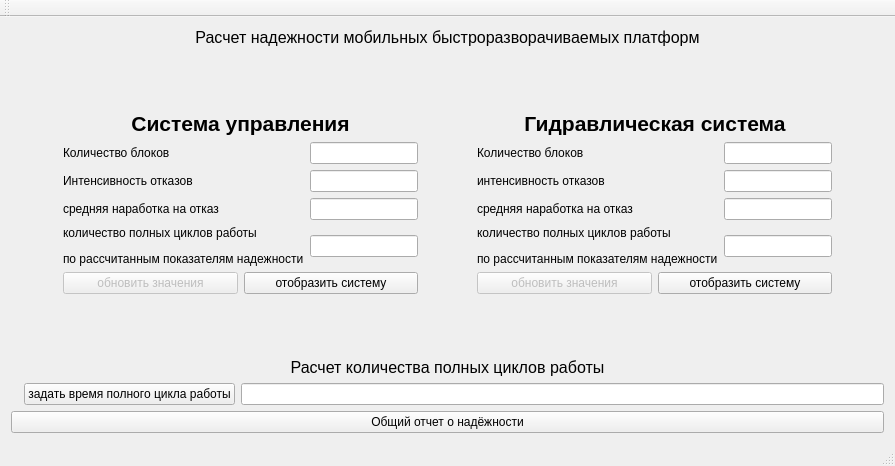
<?xml version="1.0" encoding="UTF-8"?>
<ui version="4.0">
 <class>MainWindow</class>
 <widget class="QMainWindow" name="MainWindow">
  <property name="geometry">
   <rect>
    <x>0</x>
    <y>0</y>
    <width>895</width>
    <height>466</height>
   </rect>
  </property>
  <property name="windowTitle">
   <string>MainWindow</string>
  </property>
  <widget class="QWidget" name="centralWidget">
   <layout class="QVBoxLayout" name="verticalLayout">
    <item>
     <widget class="QLabel" name="label_12">
      <property name="text">
       <string>&lt;html&gt;&lt;head/&gt;&lt;body&gt;&lt;p align=&quot;center&quot;&gt;&lt;span style=&quot; font-size:12pt;&quot;&gt;Расчет надежности мобильных быстроразворачиваемых платформ&lt;/span&gt;&lt;/p&gt;&lt;/body&gt;&lt;/html&gt;</string>
      </property>
     </widget>
    </item>
    <item>
     <spacer name="verticalSpacer">
      <property name="orientation">
       <enum>Qt::Vertical</enum>
      </property>
      <property name="sizeHint" stdset="0">
       <size>
        <width>17</width>
        <height>25</height>
       </size>
      </property>
     </spacer>
    </item>
    <item>
     <layout class="QHBoxLayout" name="horizontalLayout_6">
      <item>
       <spacer name="horizontalSpacer">
        <property name="orientation">
         <enum>Qt::Horizontal</enum>
        </property>
        <property name="sizeHint" stdset="0">
         <size>
          <width>40</width>
          <height>20</height>
         </size>
        </property>
       </spacer>
      </item>
      <item>
       <layout class="QGridLayout" name="gridLayout_2">
        <item row="0" column="0">
         <layout class="QHBoxLayout" name="horizontalLayout">
          <item>
           <spacer name="horizontalSpacer_5">
            <property name="orientation">
             <enum>Qt::Horizontal</enum>
            </property>
            <property name="sizeHint" stdset="0">
             <size>
              <width>40</width>
              <height>20</height>
             </size>
            </property>
           </spacer>
          </item>
          <item>
           <widget class="QLabel" name="label_9">
            <property name="text">
             <string>&lt;html&gt;&lt;head/&gt;&lt;body&gt;&lt;p align=&quot;center&quot;&gt;&lt;span style=&quot; font-size:16pt; font-weight:600;&quot;&gt;Система управления&lt;/span&gt;&lt;/p&gt;&lt;/body&gt;&lt;/html&gt;</string>
            </property>
           </widget>
          </item>
          <item>
           <spacer name="horizontalSpacer_6">
            <property name="orientation">
             <enum>Qt::Horizontal</enum>
            </property>
            <property name="sizeHint" stdset="0">
             <size>
              <width>40</width>
              <height>20</height>
             </size>
            </property>
           </spacer>
          </item>
         </layout>
        </item>
        <item row="1" column="0">
         <layout class="QGridLayout" name="gridLayout">
          <item row="0" column="0">
           <widget class="QLabel" name="label">
            <property name="text">
             <string>Количество блоков</string>
            </property>
           </widget>
          </item>
          <item row="0" column="1">
           <widget class="QLineEdit" name="blockNumbLineC"/>
          </item>
          <item row="1" column="0">
           <widget class="QLabel" name="label_2">
            <property name="text">
             <string>&lt;html&gt;&lt;head/&gt;&lt;body&gt;&lt;p&gt;Интенсивность отказов&lt;/p&gt;&lt;/body&gt;&lt;/html&gt;</string>
            </property>
           </widget>
          </item>
          <item row="1" column="1">
           <widget class="QLineEdit" name="intensityLineC">
            <property name="enabled">
             <bool>true</bool>
            </property>
            <property name="readOnly">
             <bool>true</bool>
            </property>
           </widget>
          </item>
          <item row="2" column="0">
           <widget class="QLabel" name="label_3">
            <property name="text">
             <string>средняя наработка на отказ</string>
            </property>
           </widget>
          </item>
          <item row="2" column="1">
           <widget class="QLineEdit" name="middleLineC">
            <property name="readOnly">
             <bool>true</bool>
            </property>
           </widget>
          </item>
          <item row="3" column="0">
           <widget class="QLabel" name="label_11">
            <property name="text">
             <string>&lt;html&gt;&lt;head/&gt;&lt;body&gt;&lt;p&gt;количество полных циклов работы &lt;/p&gt;&lt;p&gt;по рассчитанным показателям надежности&lt;/p&gt;&lt;/body&gt;&lt;/html&gt;</string>
            </property>
           </widget>
          </item>
          <item row="3" column="1">
           <widget class="QLineEdit" name="lineEdit_4">
            <property name="readOnly">
             <bool>true</bool>
            </property>
           </widget>
          </item>
         </layout>
        </item>
        <item row="2" column="0">
         <layout class="QHBoxLayout" name="horizontalLayout_3">
          <item>
           <widget class="QPushButton" name="controlButUpdate">
            <property name="enabled">
             <bool>false</bool>
            </property>
            <property name="text">
             <string>обновить значения</string>
            </property>
           </widget>
          </item>
          <item>
           <widget class="QPushButton" name="controlButShow">
            <property name="text">
             <string>отобразить систему</string>
            </property>
           </widget>
          </item>
         </layout>
        </item>
       </layout>
      </item>
      <item>
       <spacer name="horizontalSpacer_2">
        <property name="orientation">
         <enum>Qt::Horizontal</enum>
        </property>
        <property name="sizeHint" stdset="0">
         <size>
          <width>40</width>
          <height>20</height>
         </size>
        </property>
       </spacer>
      </item>
      <item>
       <layout class="QGridLayout" name="gridLayout_4">
        <item row="0" column="0">
         <layout class="QHBoxLayout" name="horizontalLayout_2">
          <item>
           <spacer name="horizontalSpacer_7">
            <property name="orientation">
             <enum>Qt::Horizontal</enum>
            </property>
            <property name="sizeHint" stdset="0">
             <size>
              <width>40</width>
              <height>20</height>
             </size>
            </property>
           </spacer>
          </item>
          <item>
           <widget class="QLabel" name="label_10">
            <property name="text">
             <string>&lt;html&gt;&lt;head/&gt;&lt;body&gt;&lt;p align=&quot;center&quot;&gt;&lt;span style=&quot; font-size:16pt; font-weight:600;&quot;&gt;Гидравлическая система&lt;/span&gt;&lt;/p&gt;&lt;/body&gt;&lt;/html&gt;</string>
            </property>
           </widget>
          </item>
          <item>
           <spacer name="horizontalSpacer_8">
            <property name="orientation">
             <enum>Qt::Horizontal</enum>
            </property>
            <property name="sizeHint" stdset="0">
             <size>
              <width>40</width>
              <height>20</height>
             </size>
            </property>
           </spacer>
          </item>
         </layout>
        </item>
        <item row="1" column="0">
         <layout class="QGridLayout" name="gridLayout_3">
          <item row="1" column="0">
           <widget class="QLabel" name="label_6">
            <property name="text">
             <string>интенсивность отказов</string>
            </property>
           </widget>
          </item>
          <item row="0" column="0">
           <widget class="QLabel" name="label_5">
            <property name="text">
             <string>Количество блоков</string>
            </property>
           </widget>
          </item>
          <item row="1" column="1">
           <widget class="QLineEdit" name="intensityLineG">
            <property name="readOnly">
             <bool>true</bool>
            </property>
           </widget>
          </item>
          <item row="0" column="1">
           <widget class="QLineEdit" name="blockNumbLineG"/>
          </item>
          <item row="2" column="1">
           <widget class="QLineEdit" name="middleLineG">
            <property name="readOnly">
             <bool>true</bool>
            </property>
           </widget>
          </item>
          <item row="3" column="0">
           <widget class="QLabel" name="label_8">
            <property name="text">
             <string>&lt;html&gt;&lt;head/&gt;&lt;body&gt;&lt;p&gt;количество полных циклов работы &lt;/p&gt;&lt;p&gt;по рассчитанным показателям надежности&lt;/p&gt;&lt;/body&gt;&lt;/html&gt;</string>
            </property>
           </widget>
          </item>
          <item row="2" column="0">
           <widget class="QLabel" name="label_7">
            <property name="text">
             <string>средняя наработка на отказ</string>
            </property>
           </widget>
          </item>
          <item row="3" column="1">
           <widget class="QLineEdit" name="lineEdit_8">
            <property name="readOnly">
             <bool>true</bool>
            </property>
           </widget>
          </item>
         </layout>
        </item>
        <item row="2" column="0">
         <layout class="QHBoxLayout" name="horizontalLayout_5">
          <item>
           <widget class="QPushButton" name="gidravlButUpdate">
            <property name="enabled">
             <bool>false</bool>
            </property>
            <property name="text">
             <string>обновить значения</string>
            </property>
           </widget>
          </item>
          <item>
           <widget class="QPushButton" name="gidravlButShow">
            <property name="text">
             <string>отобразить систему</string>
            </property>
           </widget>
          </item>
         </layout>
        </item>
       </layout>
      </item>
      <item>
       <spacer name="horizontalSpacer_3">
        <property name="orientation">
         <enum>Qt::Horizontal</enum>
        </property>
        <property name="sizeHint" stdset="0">
         <size>
          <width>40</width>
          <height>20</height>
         </size>
        </property>
       </spacer>
      </item>
     </layout>
    </item>
    <item>
     <spacer name="verticalSpacer_3">
      <property name="orientation">
       <enum>Qt::Vertical</enum>
      </property>
      <property name="sizeHint" stdset="0">
       <size>
        <width>20</width>
        <height>25</height>
       </size>
      </property>
     </spacer>
    </item>
    <item>
     <widget class="QLabel" name="label_13">
      <property name="text">
       <string>&lt;html&gt;&lt;head/&gt;&lt;body&gt;&lt;p align=&quot;center&quot;&gt;&lt;span style=&quot; font-size:12pt;&quot;&gt;Расчет количества полных циклов работы&lt;/span&gt;&lt;/p&gt;&lt;/body&gt;&lt;/html&gt;</string>
      </property>
     </widget>
    </item>
    <item>
     <layout class="QHBoxLayout" name="horizontalLayout_4">
      <item>
       <widget class="QLabel" name="label_4">
        <property name="text">
         <string/>
        </property>
       </widget>
      </item>
      <item>
       <widget class="QPushButton" name="pushButton_3">
        <property name="text">
         <string>задать время полного цикла работы</string>
        </property>
       </widget>
      </item>
      <item>
       <widget class="QLineEdit" name="lineEdit"/>
      </item>
     </layout>
    </item>
    <item>
     <widget class="QPushButton" name="pushButton_4">
      <property name="text">
       <string>Общий отчет о надёжности</string>
      </property>
     </widget>
    </item>
   </layout>
  </widget>
  <widget class="QMenuBar" name="menuBar">
   <property name="geometry">
    <rect>
     <x>0</x>
     <y>0</y>
     <width>895</width>
     <height>26</height>
    </rect>
   </property>
  </widget>
  <widget class="QToolBar" name="mainToolBar">
   <attribute name="toolBarArea">
    <enum>TopToolBarArea</enum>
   </attribute>
   <attribute name="toolBarBreak">
    <bool>false</bool>
   </attribute>
  </widget>
  <widget class="QStatusBar" name="statusBar"/>
 </widget>
 <layoutdefault spacing="6" margin="11"/>
 <resources/>
 <connections/>
</ui>
